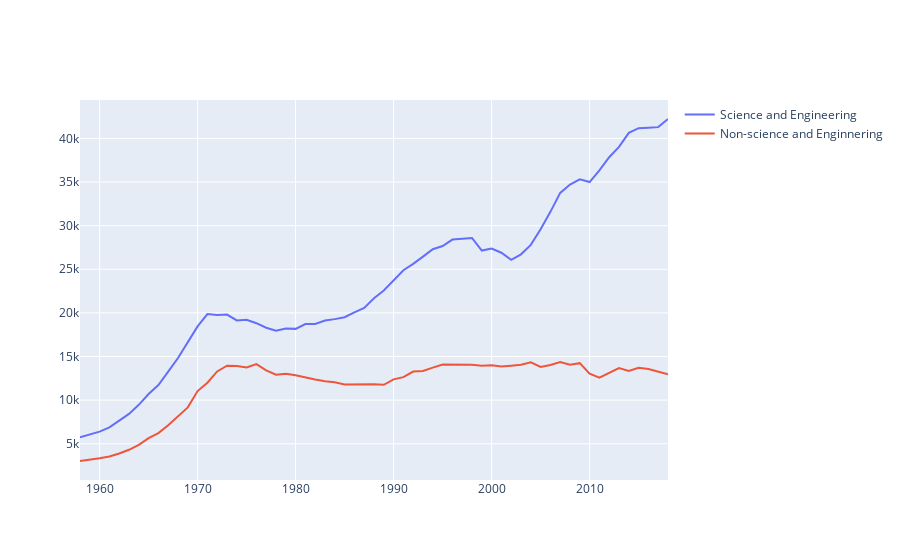

Notebook code for this chart:
### Code cell
fig.add_trace(go.Scatter(x=filtered_df["Year"].values.tolist(), y=filtered_df["Non-science and engineering"].values.tolist(), name="Non-science and Enginnering"))
